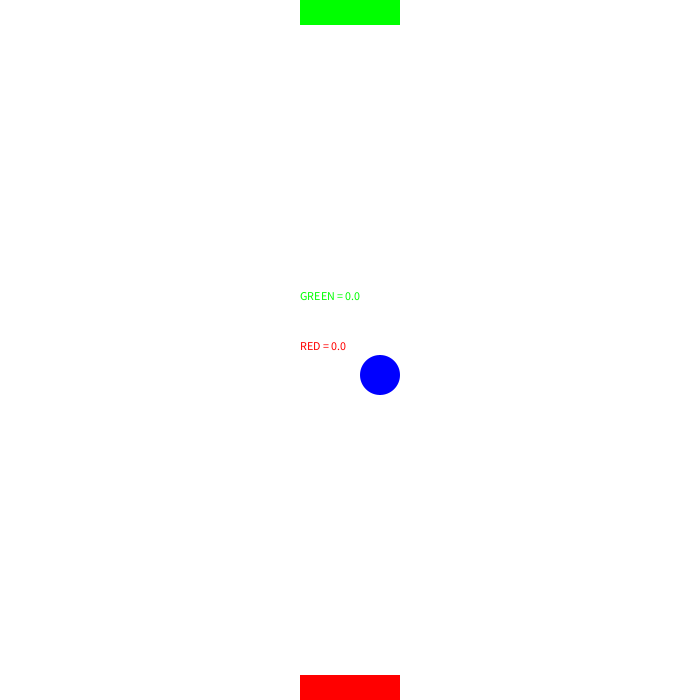
Frame 1 (no input)
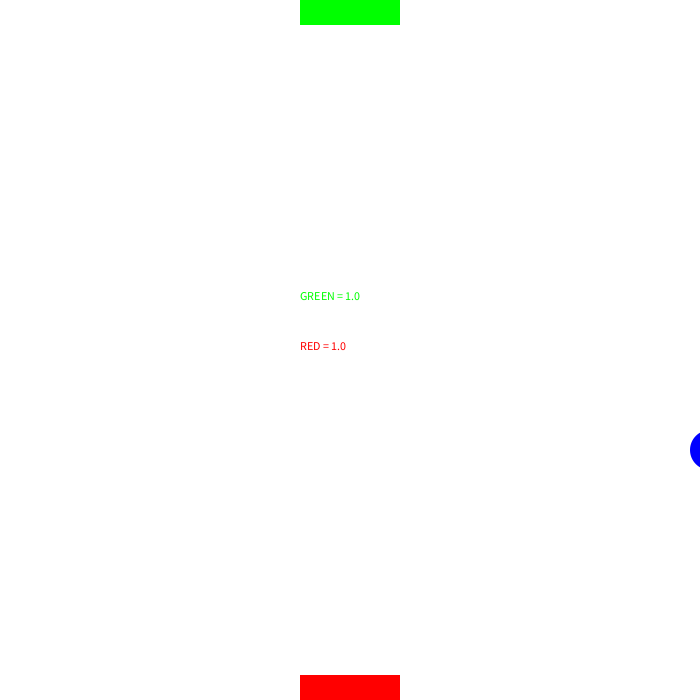
Frame 60 (the mouse pressed at the canvas centre just before this capture)
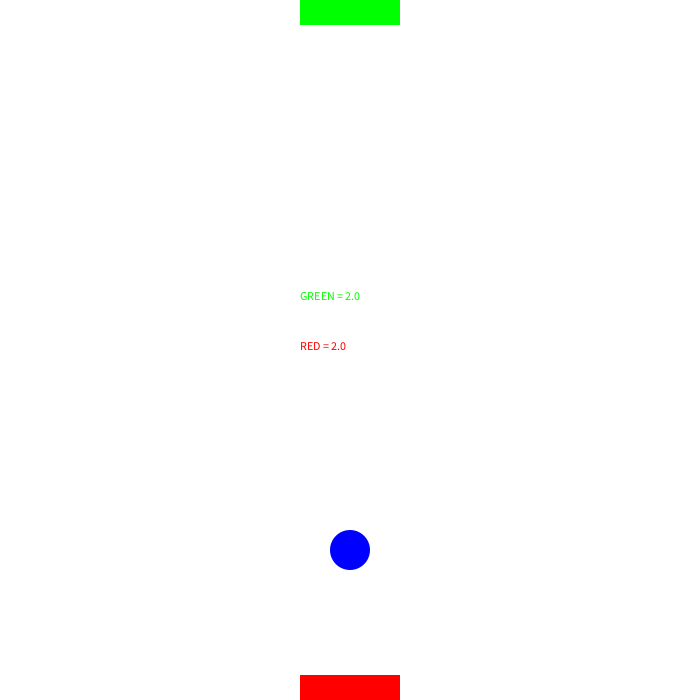
Frame 120 (the mouse held since frame 60 and released just before this capture)

The Processing sketch that drew these frames (run headless with seeded random() and noise(); from frame 60 on, the mouse is pressed at the canvas centre):

// Processing sketch: ping_pong
// ── ping_pong.pde
 
int rad = 20;        // Width of the shape
float xpos, ypos, X1,Y1,X2,Y2,scoreR,scoreG;    // Starting position of shape    

float xspeed = 30;  // Speed of the shape
float yspeed = 25;  // Speed of the shape

float xdirection = 1;  // Left or Right
float ydirection = 1;  // Top to Bottom


void setup() 
{
  size(700, 700);
  noStroke();
  frameRate(30);
  ellipseMode(RADIUS);
  // Set the starting position of the shape
  xpos = width/2;
  ypos = height/2;
  X1 = (width/2)-50;
  Y1 = height-25;
  X2 = (width/2)-50;
  Y2 = 0;
}

void draw() {
  background(255);

  
  

  // Update the position of the shape
  xpos = xpos + ( xspeed * xdirection );
  ypos = ypos + ( yspeed * ydirection );
  
  // Test to see if the shape exceeds the boundaries of the screen
  // If it does, reverse its direction by multiplying by -1
  if (xpos > width-rad || xpos < rad ||xpos > X1-rad && 
      xpos <X1+100-rad&& ypos>Y1-rad ||xpos > X2-rad && 
      xpos <X2+100-rad&& ypos<25+rad) {
    xdirection *= -1;
  }
  if (ypos > height-rad || ypos < rad || xpos > X1-rad && 
      xpos <X1+100-rad&& ypos>Y1-rad ||xpos > X2-rad && 
      xpos <X2+100-rad&& ypos<25+rad) {
    ydirection *= -1;
  }
  
  if (ypos > height-rad) {
   scoreG++;
  }

  if (ypos < rad) {
   scoreR++;
  }

  // Draw the shape
  fill(0,0,255);
  ellipse(xpos, ypos, rad, rad);
  
  fill(255,0,0);
    rect(X1,Y1,100,25);
    
    fill(0,255,0);
    rect(X2,Y2,100,25);
    
    text("GREEN = "+scoreG,300,300);
    
    fill(255,0,0);
    text("RED = "+scoreR,300,350);
}



void keyPressed(){

if (keyCode==RIGHT){X1=X1+100;}
if (keyCode==LEFT){X1=X1-100;}
if (key=='a'){X2=X2-100;}
if (key=='d'){X2=X2+100;}

}
